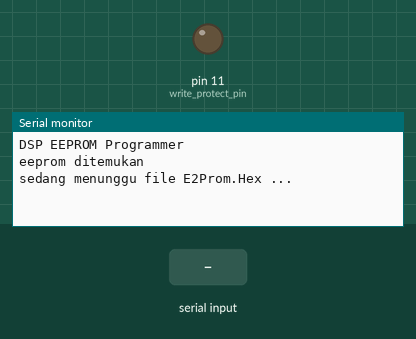
A sketch run on a simulated Arduino Uno, built with avr-gcc and run on an emulated ATmega328P. Shown: output pins drawn as LEDs (lit = HIGH), the last lines printed to the serial monitor. Wiring (inferred from the names in the program): I2C bus: SDA pin 9; SCL pin 10; 24Cxx EEPROM at I2C address 0x50. The inputs (shaded band) are chosen by the test bench. EEPROM starts erased.

Above: at 1.2 s.
1.3 s: "90,45\n" received over Serial
At 2.01 s:
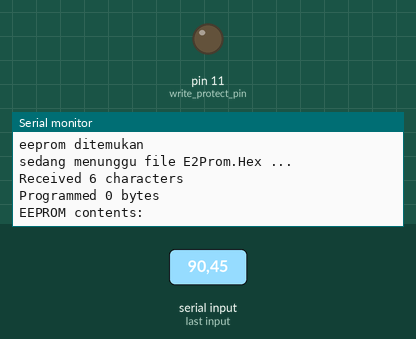
3.3 s: "x90\n" received over Serial
At 3.7 s:
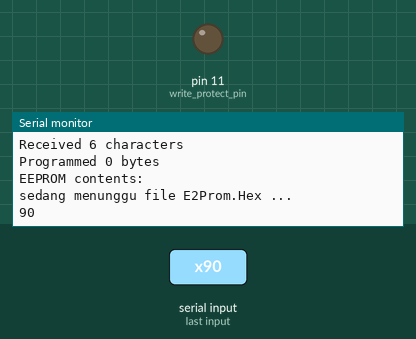
5.3 s: byte 13 (0x0d) received over Serial
At 6.7 s:
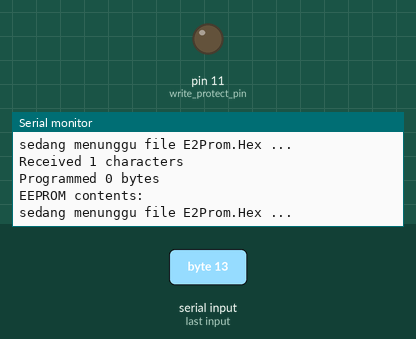

Measured:
- after the input at 1.3 s, the serial monitor: prints a new line after 0.51 s (image 1)
- after the input at 3.3 s, the serial monitor: prints a new line at once (image 2)
- after the input at 5.3 s, the serial monitor: prints a new line after 0.50 s (image 3)

The sketch:

dspeeprom.ino
```cpp
/*
 * koneksi arduino ke board dsp
 *
   DSP  | Arduino
   -----+--------
   SDA  |   9
   SCL  |   10
   WP   |   11
   RST  |   12
   GND  |   GND

*/

#include <EEPROM24.h>
#include <I2CMaster.h>
#include <SoftI2C.h>

#define SOFT_SDA  9
#define SOFT_SCL  10
const int write_protect_pin = 11;
const int reset_pin = 12;

SoftI2C i2c(SOFT_SDA,SOFT_SCL); // SDA=10, SCL=11
EEPROM24 eeprom(i2c,EEPROM_24LC256);

uint8_t in_buffer[128]; // Largest possible page size.
size_t in_buffer_index = 0;
uint32_t dst_address = 0;
int rx_state = 0;
uint32_t timeout = 0;
const uint32_t baudrate = 9600;
uint32_t bytes_received = 0;
boolean busy = false;

// States for main loop
enum states{
  STATE_RESET_DSP,
  STATE_RUNNING
} availableStates;

uint8_t state = STATE_RESET_DSP;

void print_hex_char(uint8_t ch)
{
  Serial.print((ch>>4)&0x0f,HEX);
  Serial.print(ch&0x0f,HEX);
}

void print_buffer(uint8_t *p_data, size_t data_size)
{
  for (uint8_t i=0; i<data_size; i++)
  {
    print_hex_char(p_data[i]);
  }
  Serial.println();
}

uint8_t hex_to_bin(uint8_t ch)
{
  if (ch>='0' && ch<='9') return ch - '0'; // 0-9
  else if (ch>='A' && ch<='F') return ch - 'A' + 10; // 10-15
  else if (ch>='a' && ch<='f') return ch - 'a' + 10; // 10-15
  return 0;
}

void resetDSP(void)
{
  // Disconnect all signals
  pinMode(write_protect_pin, INPUT);
  pinMode(SOFT_SDA, INPUT);
  pinMode(SOFT_SCL, INPUT);

  // Perform Reset
  pinMode(reset_pin, OUTPUT);
  digitalWrite(reset_pin,0);
  delay(250);
  pinMode(reset_pin, INPUT);
}

void initVariables(void)
{
 // Reinitialize variables
  busy = false;
  rx_state = 0;
  in_buffer_index = 0;
  dst_address = 0;
  bytes_received = 0;
  timeout = millis();
}

void setup(void)
{
  Serial.begin(baudrate);
  while (!Serial) {
    ; // wait for serial port to connect.
  }
  Serial.println("DSP EEPROM Programmer");
  Serial.print("eeprom ");
  if (eeprom.available()==false) Serial.print("tidak ");
  Serial.println("ditemukan");

  state = STATE_RESET_DSP;
}

void loop(void)
{
  switch(state)
  {
    case STATE_RESET_DSP:
      initVariables();
      resetDSP();
      Serial.println("sedang menunggu file E2Prom.Hex ...");
      state = STATE_RUNNING;
      break;

    case STATE_RUNNING:
        if (busy==true && millis()-timeout>500)
        {
          // Serial port idle too long, consider file transfer done.
          // Write any remaining data to eeprom.
          eeprom.write(dst_address,in_buffer,in_buffer_index);
          Serial.print("Received ");
          Serial.print(bytes_received);
          Serial.println(" characters");
          Serial.print("Programmed ");
          Serial.print(dst_address+in_buffer_index);
          Serial.println(" bytes");
          Serial.println();

          // Read programmed data back to serial port.
          Serial.println("EEPROM contents:");
          uint16_t i = 0;
          while (i<dst_address+in_buffer_index)
          {
            eeprom.read(i,in_buffer,8);
            print_buffer(in_buffer,8);
            i += 8;
            if (i%eeprom.pageSize()==0) Serial.println();
          }

          // Get ready for a new file.
          state = STATE_RESET_DSP;
        }
        while (Serial.available()!=0)
        {
          if(!busy)
          {
            busy = true;
            initVariables();
            pinMode(SOFT_SDA, OUTPUT);
            pinMode(SOFT_SCL, OUTPUT);
            pinMode(reset_pin, OUTPUT);
            digitalWrite(reset_pin,LOW);
            pinMode(write_protect_pin, OUTPUT);
            digitalWrite(write_protect_pin,LOW);
          }
          busy = true;
          timeout = millis();
          uint8_t ch = Serial.read();
          bytes_received += 1;
          switch (rx_state)
          {
            case 0:
              if (ch=='x') rx_state = 1;
              else if (ch==0x0d || ch==0x0a) Serial.write(ch);
              break;

            case 1:
              in_buffer[in_buffer_index] = hex_to_bin(ch) << 4;
              rx_state = 2;
              break;

            case 2:
              in_buffer[in_buffer_index] += hex_to_bin(ch);
              print_hex_char(in_buffer[in_buffer_index]);
              in_buffer_index += 1;
              if (in_buffer_index==eeprom.pageSize())
              {
                eeprom.write(dst_address,in_buffer,in_buffer_index);
                dst_address += in_buffer_index;
                in_buffer_index = 0;
                Serial.println();
              }
              rx_state = 0;
              break;
          }
        }
      break;
    default:
      state = STATE_RESET_DSP;
      break;
  }


}
```
